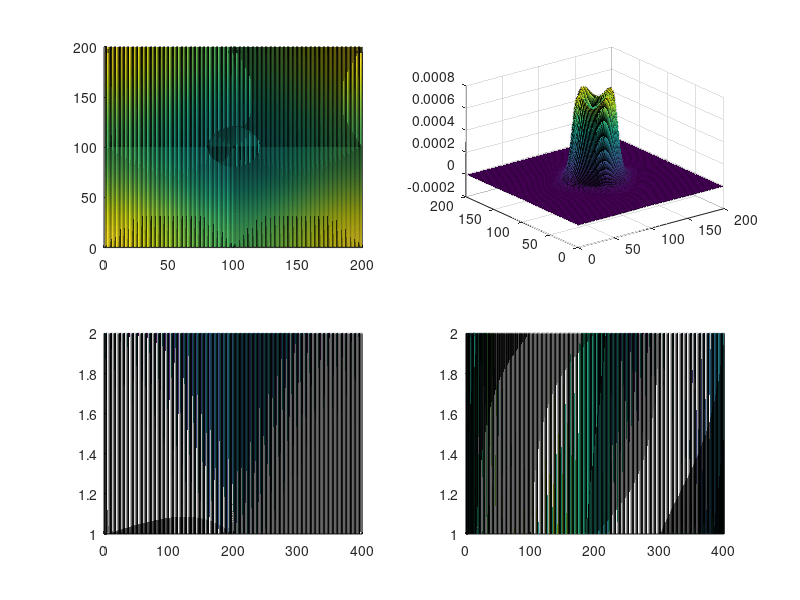

This figure's MATLAB source:
clear all
format long
sigmax = [0 1 ; 1 0];
sigmay = [0 -i ; i 0];
sigmaz = [1 0 ; 0 -1];

A = 1;B =-2; M =1; 

s=200;

Hamilt=zeros(2,2,s);
dH_dkx=zeros(2,2,s);
dH_dky=zeros(2,2,s);
Curvature= zeros(s,s);

kx=linspace(-pi,pi,s);
ky=linspace(-pi,pi,s);
 
for ii = 1:length(kx)
    for jj= 1:length(ky)
   
	dx = A * sin(kx(ii));
    dy = A * sin(ky(jj));
    dz = M + 2*B*( 2-cos(kx(ii))-cos(ky(jj)) );
      %% Hamiltonian
    Hamilt(:,:,jj) = dx*sigmax + dy*sigmay + dz*sigmaz; 
   
    [Evectors,Evalues] = eig(Hamilt(:,:,jj));
     
     E_1(ii,jj) = Evalues(1,1);
     E_2(ii,jj) = Evalues(2,2);
%    
    dH_dkx(:,:,ii)=[2*B*sin(kx(ii)), A*cos(kx(ii)); A*cos(kx(ii)),  -2*B*sin(kx(ii))];      
    dH_dky(:,:,jj)=[2*B*sin(ky(jj)), -i*A*cos(ky(jj)); i*A*cos(ky(jj)), -2*B*sin(ky(jj))];
% 
    Num1= Evectors(:,1)'*dH_dkx(:,:,ii)*Evectors(:,2);
    Num2 = Evectors(:,2)'*dH_dky(:,:,jj)*Evectors(:,1);

    Num3= Evectors(:,1)'*dH_dky(:,:,jj)*Evectors(:,2);
    Num4= Evectors(:,2)'*dH_dkx(:,:,ii)*Evectors(:,1);

    Numerator= Num1*Num2-Num3*Num4;
    dellamda=(Evalues(1,1)-Evalues(2,2))^2;
     
    Curvature(ii,jj)=i*Numerator./dellamda/(s-1)/(s-1)*pi*pi;
    Chern = sum(sum(Curvature))/4/4;
   end
end

Chern

subplot(221)
hold on
surf(E_1);
surf(E_2);
hold off

subplot(222)
surf(real(Curvature))

subplot(223)
hold on
surf(real(Hamilt(:,:)))
surf(imag(Hamilt(:,:)))
hold off
subplot(224)
hold on
surf(dH_dkx(:,:))
surf(imag(dH_dky(:,:)))
hold off

